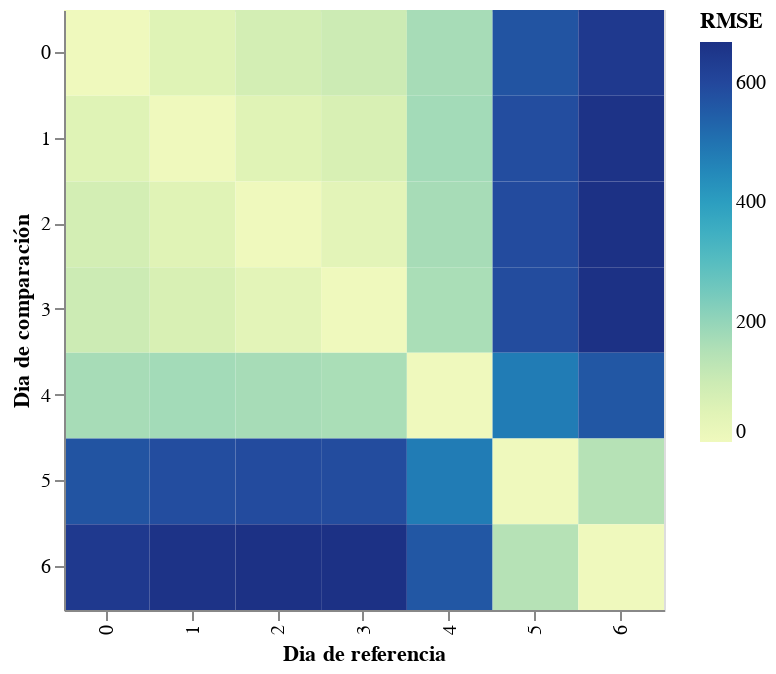

Here is the notebook cell this chart was saved with:
### Code cell
# Representamos el valor de la diferencia entre días mediante un heatmap

alt.Chart(diffs_RMSE, width=300, height=300).mark_rect()\
        .encode(x = 'Dia de referencia:O', y = 'Dia de comparación:O', color = 'RMSE:Q')

### Figure 1 — Vega-Lite specification as saved in the notebook (floating-point values rounded to 4 significant figures)
{"config": {"view": {"continuousWidth": 300, "continuousHeight": 300}}, "data": {"name": "data-c1bb80ae8349d655fea74fa3cdd8ed06"}, "mark": {"type": "rect"}, "encoding": {"color": {"field": "RMSE", "type": "quantitative"}, "x": {"field": "Dia de referencia", "type": "ordinal"}, "y": {"field": "Dia de comparación", "type": "ordinal"}}, "height": 300, "width": 300, "$schema": "https://vega.github.io/schema/vega-lite/v5.16.3.json", "datasets": {"data-c1bb80ae8349d655fea74fa3cdd8ed06": [{"Dia de referencia": 0, "Dia de comparación": 0, "RMSE": 0.0}, {"Dia de referencia": 0, "Dia de comparación": 1, "RMSE": 54.15}, {"Dia de referencia": 0, "Dia de comparación": 2, "RMSE": 83.55}, {"Dia de referencia": 0, "Dia de comparación": 3, "RMSE": 99.43}, {"Dia de referencia": 0, "Dia de comparación": 4, "RMSE": 169.9}, {"Dia de referencia": 0, "Dia de comparación": 5, "RMSE": 571.2}, {"Dia de referencia": 0, "Dia de comparación": 6, "RMSE": 642.5}, {"Dia de referencia": 1, "Dia de comparación": 0, "RMSE": 54.15}, {"Dia de referencia": 1, "Dia de comparación": 1, "RMSE": 0.0}, {"Dia de referencia": 1, "Dia de comparación": 2, "RMSE": 50.42}, {"Dia de referencia": 1, "Dia de comparación": 3, "RMSE": 73.96}, {"Dia de referencia": 1, "Dia de comparación": 4, "RMSE": 175.3}, {"Dia de referencia": 1, "Dia de comparación": 5, "RMSE": 587.3}, {"Dia de referencia": 1, "Dia de comparación": 6, "RMSE": 663.0}, {"Dia de referencia": 2, "Dia de comparación": 0, "RMSE": 83.55}, {"Dia de referencia": 2, "Dia de comparación": 1, "RMSE": 50.42}, {"Dia de referencia": 2, "Dia de comparación": 2, "RMSE": 0.0}, {"Dia de referencia": 2, "Dia de comparación": 3, "RMSE": 40.71}, {"Dia de referencia": 2, "Dia de comparación": 4, "RMSE": 169.4}, {"Dia de referencia": 2, "Dia de comparación": 5, "RMSE": 591.6}, {"Dia de referencia": 2, "Dia de comparación": 6, "RMSE": 667.8}, {"Dia de referencia": 3, "Dia de comparación": 0, "RMSE": 99.43}, {"Dia de referencia": 3, "Dia de comparación": 1, "RMSE": 73.96}, {"Dia de referencia": 3, "Dia de comparación": 2, "RMSE": 40.71}, {"Dia de referencia": 3, "Dia de comparación": 3, "RMSE": 0.0}, {"Dia de referencia": 3, "Dia de comparación": 4, "RMSE": 164.2}, {"Dia de referencia": 3, "Dia de comparación": 5, "RMSE": 590.1}, {"Dia de referencia": 3, "Dia de comparación": 6, "RMSE": 668.0}, {"Dia de referencia": 4, "Dia de comparación": 0, "RMSE": 169.9}, {"Dia de referencia": 4, "Dia de comparación": 1, "RMSE": 175.3}, {"Dia de referencia": 4, "Dia de comparación": 2, "RMSE": 169.4}, {"Dia de referencia": 4, "Dia de comparación": 3, "RMSE": 164.2}, {"Dia de referencia": 4, "Dia de comparación": 4, "RMSE": 0.0}, {"Dia de referencia": 4, "Dia de comparación": 5, "RMSE": 480.8}, {"Dia de referencia": 4, "Dia de comparación": 6, "RMSE": 562.8}, {"Dia de referencia": 5, "Dia de comparación": 0, "RMSE": 571.2}, {"Dia de referencia": 5, "Dia de comparación": 1, "RMSE": 587.3}, {"Dia de referencia": 5, "Dia de comparación": 2, "RMSE": 591.6}, {"Dia de referencia": 5, "Dia de comparación": 3, "RMSE": 590.1}, {"Dia de referencia": 5, "Dia de comparación": 4, "RMSE": 480.8}, {"Dia de referencia": 5, "Dia de comparación": 5, "RMSE": 0.0}, {"Dia de referencia": 5, "Dia de comparación": 6, "RMSE": 145.8}, {"Dia de referencia": 6, "Dia de comparación": 0, "RMSE": 642.5}, {"Dia de referencia": 6, "Dia de comparación": 1, "RMSE": 663.0}, {"Dia de referencia": 6, "Dia de comparación": 2, "RMSE": 667.8}, {"Dia de referencia": 6, "Dia de comparación": 3, "RMSE": 668.0}, {"Dia de referencia": 6, "Dia de comparación": 4, "RMSE": 562.8}, {"Dia de referencia": 6, "Dia de comparación": 5, "RMSE": 145.8}, {"Dia de referencia": 6, "Dia de comparación": 6, "RMSE": 0.0}]}}
